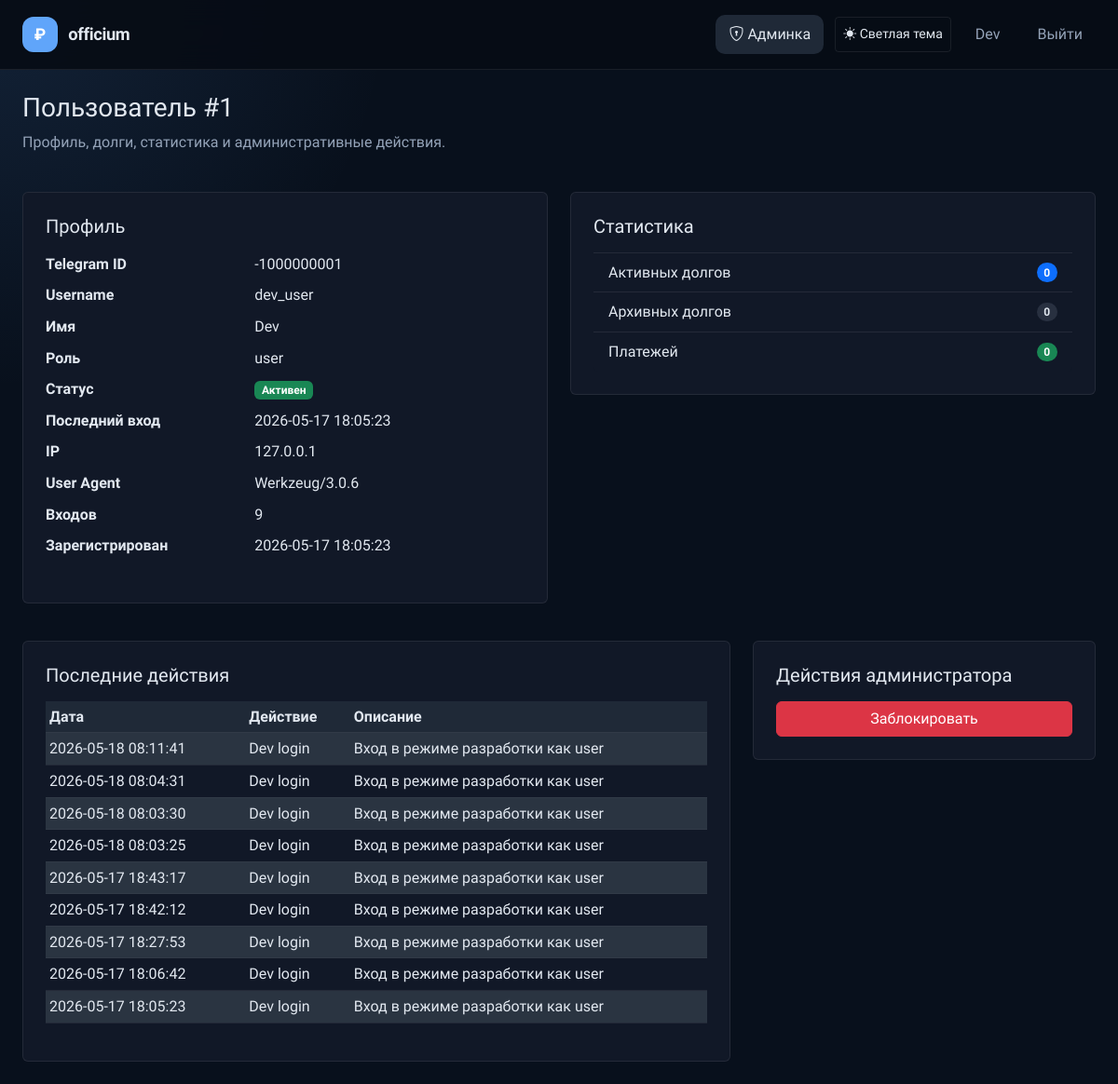
Page /admin/users/1 (signed in) on the earlier database version.
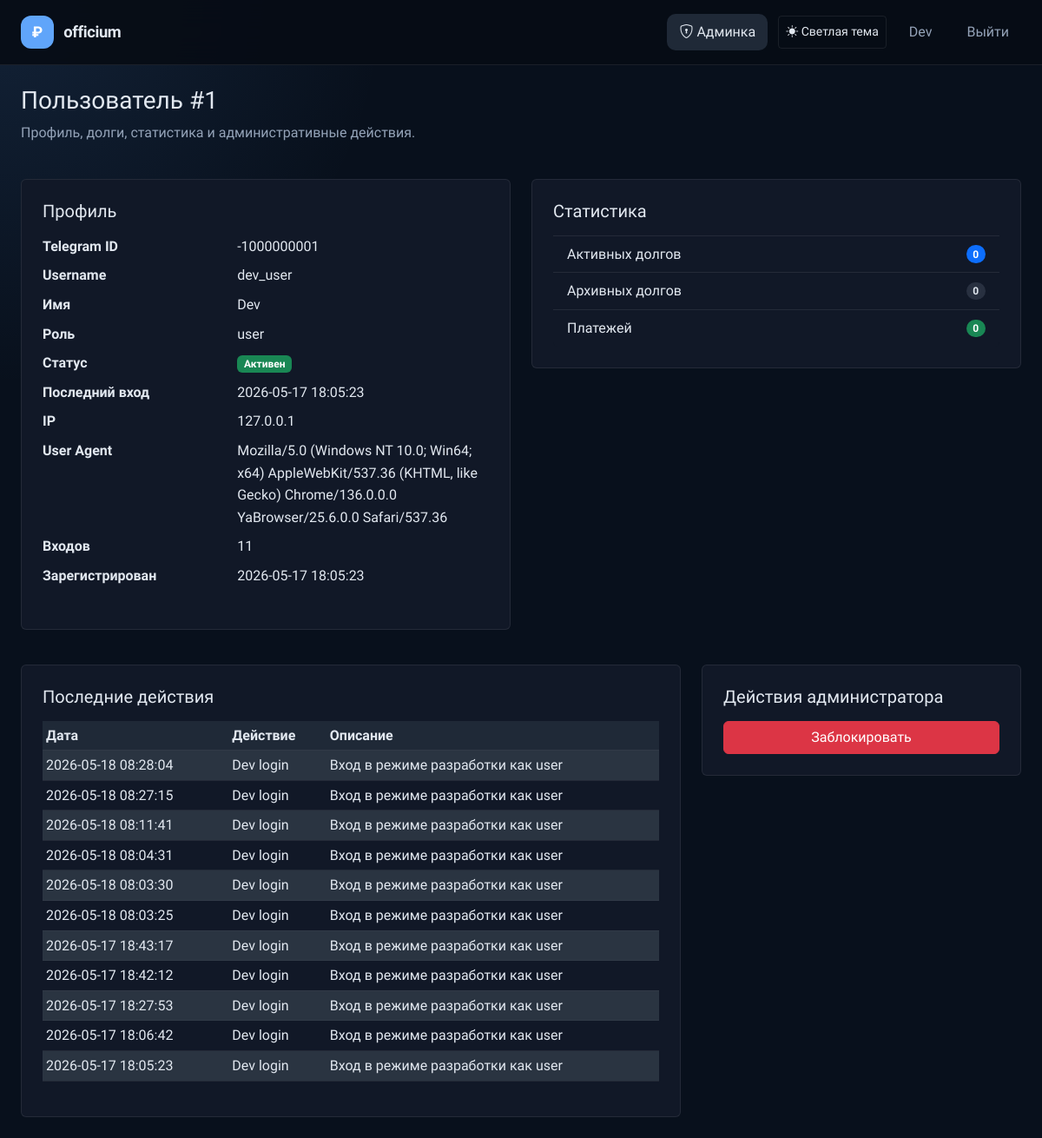
Same page on the later database version.
### app/models.py (models this page shows, shortened)
class User(UserMixin, db.Model):
    __tablename__ = 'users'
    id = db.Column(db.Integer, primary_key=True)
    telegram_id = db.Column(db.BigInteger, unique=True, nullable=False)
    username = db.Column(db.String(80), nullable=True)
    first_name = db.Column(db.String(100), nullable=True)
    last_name = db.Column(db.String(100), nullable=True)
    photo_url = db.Column(db.String(255), nullable=True)
    auth_date = db.Column(db.DateTime, nullable=True)
    created_at = db.Column(db.DateTime, default=datetime.utcnow, nullable=False)
    role = db.Column(db.Enum('user', 'admin', 'superadmin'), nullable=False, default='user')
    is_blocked = db.Column(db.Boolean, default=False, nullable=False)
    last_login_ip = db.Column(db.String(100), nullable=True)
    last_user_agent = db.Column(db.Text, nullable=True)
    login_count = db.Column(db.Integer, default=0, nullable=False)
    google_id = db.Column(db.String(50), unique=True, nullable=True)
    email = db.Column(db.String(120), nullable=True, index=True)
    avatar_url = db.Column(db.String(255), nullable=True)
    debts = db.relationship('Debt', back_populates='user', lazy=True, cascade='all, delete-orphan')
    incomes = db.relationship('Income', back_populates='user', lazy=True, cascade='all, delete-orphan')
    expenses = db.relationship('Expense', back_populates='user', lazy=True, cascade='all, delete-orphan')
    activity_logs = db.relationship('ActivityLog', back_populates='user', lazy=True, cascade='all, delete-orphan')
    @property
    def is_admin(self):
        return self.role in ('admin', 'superadmin')
    @property
    def is_superadmin(self):
        return self.role == 'superadmin'

class ActivityLog(db.Model):
    __tablename__ = 'activity_logs'
    id = db.Column(db.Integer, primary_key=True)
    user_id = db.Column(db.Integer, db.ForeignKey('users.id'), nullable=True)
    action = db.Column(db.String(100), nullable=False)
    entity_type = db.Column(db.String(50), nullable=True)
    entity_id = db.Column(db.Integer, nullable=True)
    description = db.Column(db.Text, nullable=True)
    ip_address = db.Column(db.String(100), nullable=True)
    user_agent = db.Column(db.Text, nullable=True)
    created_at = db.Column(db.DateTime, default=datetime.utcnow)
    user = db.relationship('User', back_populates='activity_logs')

### app/routes/admin.py (the view, shortened to what this page needs)
    @app.route('/admin/users/<int:user_id>', methods=['GET', 'POST'])
    @admin_required
    def admin_user_detail(user_id):
        user = User.query.get_or_404(user_id)
        active_debts = Debt.query.filter_by(user_id=user.id, status='active').count()
        archived_debts = Debt.query.filter_by(user_id=user.id, status='archived').count()
        payments = Payment.query.join(Debt).filter(Debt.user_id == user.id).count()
        recent_actions = ActivityLog.query.filter_by(user_id=user.id).order_by(ActivityLog.created_at.desc()).limit(20).all()
        return render_template('admin_user_detail.html', user=user, active_debts=active_debts, archived_debts=archived_debts, payments=payments, recent_actions=recent_actions, success_message=request.args.get('success'))

### app/utils.py (called while the page is built)
def get_setting(key, default=None):
    try:
        setting = AppSetting.query.filter_by(key=key).first()
        return setting.value if setting else default
    except Exception:
        return default

def get_dictionary_values(dictionary_type):
    try:
        entries = DictionaryEntry.query.filter_by(dictionary_type=dictionary_type, is_active=True).order_by(DictionaryEntry.value.asc()).all()
        return [entry.value for entry in entries]
    except Exception:
        return []

def admin_required(view):
    @wraps(view)
    def wrapper(*args, **kwargs):
        if not getattr(current_user, 'is_authenticated', False) or not getattr(current_user, 'is_admin', False):
            return redirect(url_for('index'))
        return view(*args, **kwargs)
    return wrapper

### templates/admin_user_detail.html (shortened to what the changed rows need)
{% extends 'base.html' %}
{% block content %}
<div class="d-flex justify-content-between align-items-start mb-4">
    <div>
        <h1 class="h3">Пользователь #{{ user.id }}</h1>
        <p class="text-muted">Профиль, долги, статистика и административные действия.</p>
    </div>
</div>
<div class="row g-4">
    <div class="col-lg-6">
        <div class="card p-4">
            <dl class="row">
                <dt class="col-5">Telegram ID</dt>
                <dd class="col-7">{{ user.telegram_id }}</dd>
                <dt class="col-5">Username</dt>
                <dd class="col-7">{{ user.username or '—' }}</dd>
                <dt class="col-5">Имя</dt>
                <dd class="col-7">{{ user.first_name or '—' }}</dd>
                <dt class="col-5">Роль</dt>
                <dd class="col-7">{{ user.role }}</dd>
                <dt class="col-5">Статус</dt>
                <dd class="col-7">{% if user.is_blocked %}<span class="badge bg-danger">Заблокирован</span>{% else %}<span class="badge bg-success">Активен</span>{% endif %}</dd>
                <dt class="col-5">Последний вход</dt>
                <dd class="col-7">{{ user.auth_date.strftime('%Y-%m-%d %H:%M:%S') if user.auth_date else '—' }}</dd>
                <dt class="col-5">IP</dt>
                <dd class="col-7">{{ user.last_login_ip or '—' }}</dd>
                <dt class="col-5">User Agent</dt>
                <dd class="col-7">{{ user.last_user_agent or '—' }}</dd>
                <dt class="col-5">Входов</dt>
                <dd class="col-7">{{ user.login_count }}</dd>
                <dt class="col-5">Зарегистрирован</dt>
                <dd class="col-7">{{ user.created_at.strftime('%Y-%m-%d %H:%M:%S') if user.created_at else '—' }}</dd>
            </dl>
        </div>
    </div>
</div>
<div class="row g-4 mt-3">
    <div class="col-lg-8">
        <div class="card p-4">
            <div class="table-responsive">
                <table class="table table-sm table-striped align-middle">
                    <thead>
                        <tr>
                            <th>Дата</th>
                            <th>Действие</th>
                            <th>Описание</th>
                        </tr>
                    </thead>
                    <tbody>
                        {% for action in recent_actions %}
                        <tr>
                            <td>{{ action.created_at.strftime('%Y-%m-%d %H:%M:%S') }}</td>
                            <td>{{ action.action }}</td>
                            <td>{{ action.description or '—' }}</td>
                        </tr>
                        {% else %}
                        <tr>
                            <td colspan="3" class="text-center text-muted">Нет действий.</td>
                        </tr>
                        {% endfor %}
                    </tbody>
                </table>
            </div>
        </div>
    </div>
</div>
{% endblock %}

Differences in the rows shown:
changed User "dev_user": last_user_agent "Werkzeug/3.0.6" → "Mozilla/5.0 (Windows NT 10.0; Win64; x64) AppleWebKit/537.36 (KHTML, like Gecko) Chrome/136.0.0.0 YaBrowser/25.6.0.0 Safari/537.36"; login_count "9" → "11"
added ActivityLog: created_at "2026-05-18 08:28:04", action "Dev login", description "Вход в режиме разработки как user"
added ActivityLog: created_at "2026-05-18 08:27:15", action "Dev login", description "Вход в режиме разработки как user"
